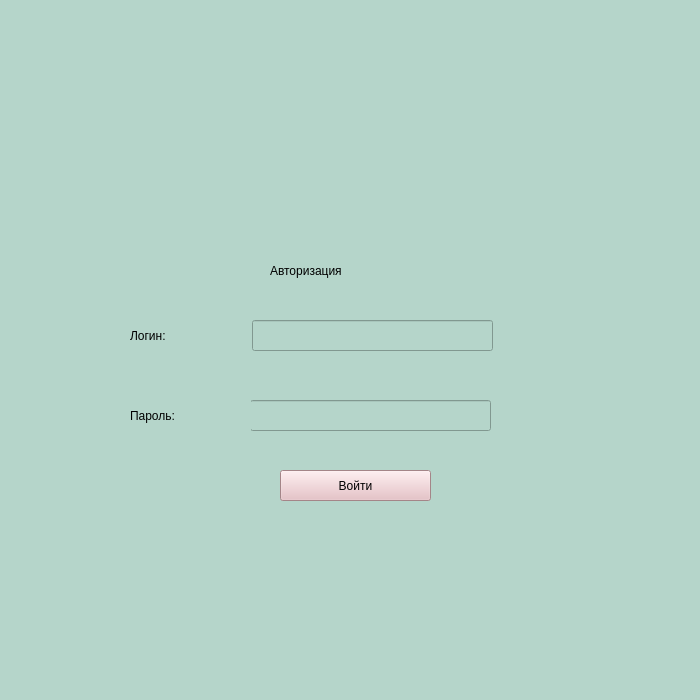
<?xml version="1.0" encoding="UTF-8"?>
<ui version="4.0">
 <class>MainWindow</class>
 <widget class="QMainWindow" name="MainWindow">
  <property name="geometry">
   <rect>
    <x>0</x>
    <y>0</y>
    <width>700</width>
    <height>700</height>
   </rect>
  </property>
  <property name="windowTitle">
   <string>Авторизация</string>
  </property>
  <property name="styleSheet">
   <string notr="true">background-color: rgb( 181, 213, 202);
font: 12pt &quot;MS Shell Dlg 2&quot;;</string>
  </property>
  <widget class="QWidget" name="centralwidget">
   <widget class="QLineEdit" name="login_edit">
    <property name="geometry">
     <rect>
      <x>252</x>
      <y>320</y>
      <width>241</width>
      <height>31</height>
     </rect>
    </property>
    <property name="styleSheet">
     <string notr="true">font: 12pt &quot;MS Shell Dlg 2&quot;;</string>
    </property>
    <property name="placeholderText">
     <string/>
    </property>
   </widget>
   <widget class="QLineEdit" name="password_edit">
    <property name="geometry">
     <rect>
      <x>250</x>
      <y>400</y>
      <width>241</width>
      <height>31</height>
     </rect>
    </property>
    <property name="styleSheet">
     <string notr="true">font: 12pt &quot;MS Shell Dlg 2&quot;;</string>
    </property>
    <property name="placeholderText">
     <string/>
    </property>
   </widget>
   <widget class="QPushButton" name="auth_btn">
    <property name="geometry">
     <rect>
      <x>280</x>
      <y>470</y>
      <width>151</width>
      <height>31</height>
     </rect>
    </property>
    <property name="styleSheet">
     <string notr="true">background-color: rgb(230, 186, 191);</string>
    </property>
    <property name="text">
     <string>Войти</string>
    </property>
   </widget>
   <widget class="QLabel" name="password_label">
    <property name="geometry">
     <rect>
      <x>130</x>
      <y>400</y>
      <width>121</width>
      <height>31</height>
     </rect>
    </property>
    <property name="styleSheet">
     <string notr="true">font: 14pt &quot;MS Shell Dlg 2&quot;;</string>
    </property>
    <property name="text">
     <string>Пароль:</string>
    </property>
   </widget>
   <widget class="QLabel" name="label">
    <property name="geometry">
     <rect>
      <x>130</x>
      <y>320</y>
      <width>121</width>
      <height>31</height>
     </rect>
    </property>
    <property name="styleSheet">
     <string notr="true">font: 14pt &quot;MS Shell Dlg 2&quot;;</string>
    </property>
    <property name="text">
     <string>Логин:</string>
    </property>
   </widget>
   <widget class="QLabel" name="label_icon">
    <property name="geometry">
     <rect>
      <x>220</x>
      <y>0</y>
      <width>301</width>
      <height>221</height>
     </rect>
    </property>
    <property name="styleSheet">
     <string notr="true"/>
    </property>
    <property name="text">
     <string/>
    </property>
   </widget>
   <widget class="QLabel" name="label_2">
    <property name="geometry">
     <rect>
      <x>270</x>
      <y>250</y>
      <width>191</width>
      <height>41</height>
     </rect>
    </property>
    <property name="styleSheet">
     <string notr="true">font: 18pt &quot;MS Shell Dlg 2&quot;;</string>
    </property>
    <property name="text">
     <string>Авторизация</string>
    </property>
   </widget>
  </widget>
 </widget>
 <resources/>
 <connections/>
</ui>
